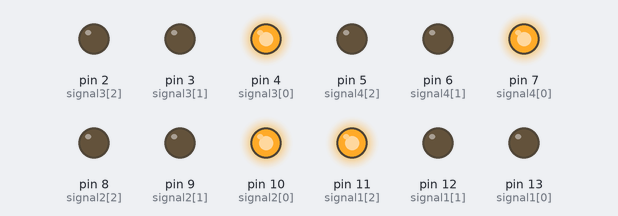
This sketch was run on a simulated Arduino Uno, built with avr-gcc and run on an emulated ATmega328P. Parts: output pins drawn as LEDs (lit = HIGH).

Above: at 3.5 s.
At 12.5 s:
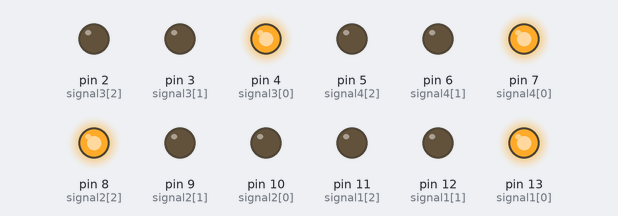
At 17.0 s:
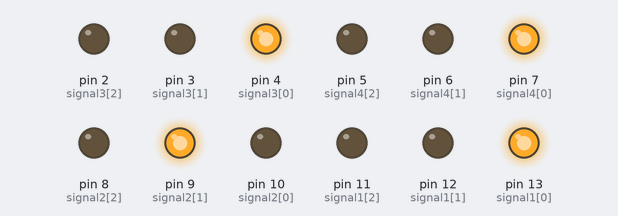
At 21.5 s:
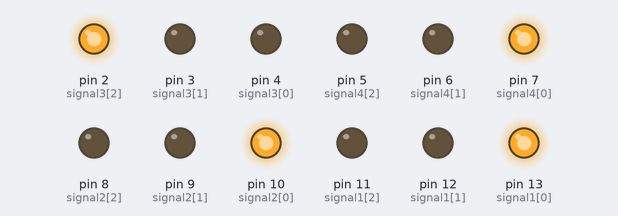
At 30.5 s:
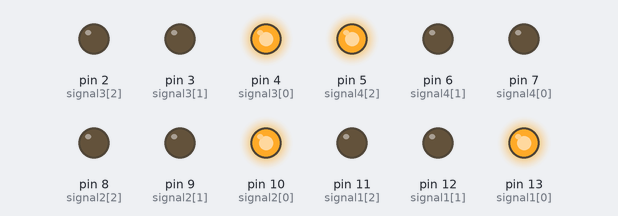
At 44.0 s:
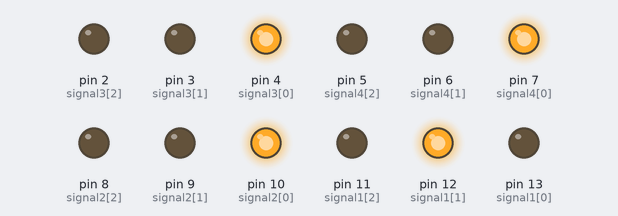
Timing chart, 0 to 46.8 s (numbered marks = the images above):
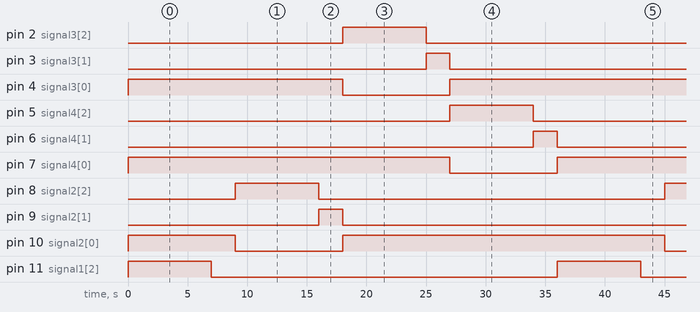

Measured:
- by itself, pin 2 (signal3[2]), pin 5 (signal4[2]), pin 8 (signal2[2]), pin 11 (signal1[2]): alternates HIGH for 7.0 s and LOW for 29.0 s
- by itself, pin 3 (signal3[1]), pin 6 (signal4[1]), pin 9 (signal2[1]), pin 12 (signal1[1]): alternates HIGH for 2.0 s and LOW for 34.0 s
- by itself, pin 4 (signal3[0]), pin 10 (signal2[0]): repeats every 36.0 s: LOW 9.0 s, HIGH 27.0 s
- by itself, pin 7 (signal4[0]), pin 13 (signal1[0]): alternates HIGH for 27.0 s and LOW for 9.0 s

The sketch:

TrafficSignalSim.ino
```cpp
int signal1[] = {13, 12, 11};
int signal2[] = {10, 9, 8};
int signal3[] = {4, 3, 2};
int signal4[] = {7, 6, 5};
int redDelay = 7000;
int yellowDelay = 2000;

void setup() {
  // Declaring all the LED's as output
  for (int i = 0; i < 3; i++) {
    pinMode(signal1[i], OUTPUT);
    pinMode(signal2[i], OUTPUT);
    pinMode(signal3[i], OUTPUT);
    pinMode(signal4[i], OUTPUT);
  }
}

void loop() {
  // Making Green LED at signal 1 and red LED's at other signal HIGH
  digitalWrite(signal1[2], HIGH);
  digitalWrite(signal1[0], LOW);
  digitalWrite(signal2[0], HIGH);
  digitalWrite(signal3[0], HIGH);
  digitalWrite(signal4[0], HIGH);
  delay(redDelay);

  // Making Green LED at signal 1 LOW and making yellow LED at signal 1 HIGH for 2 seconds
  digitalWrite(signal1[1], HIGH);
  digitalWrite(signal1[2], LOW);
  delay(yellowDelay);
  digitalWrite(signal1[1], LOW);

  // Repeat the same structure for signals 2, 3, and 4
  digitalWrite(signal1[0], HIGH);
  digitalWrite(signal2[2], HIGH);
  digitalWrite(signal2[0], LOW);
  digitalWrite(signal3[0], HIGH);
  digitalWrite(signal4[0], HIGH);
  delay(redDelay);

  digitalWrite(signal2[1], HIGH);
  digitalWrite(signal2[2], LOW);
  delay(yellowDelay);
  digitalWrite(signal2[1], LOW);

  digitalWrite(signal1[0], HIGH);
  digitalWrite(signal2[0], HIGH);
  digitalWrite(signal3[2], HIGH);
  digitalWrite(signal3[0], LOW);
  digitalWrite(signal4[0], HIGH);
  delay(redDelay);

  digitalWrite(signal3[1], HIGH);
  digitalWrite(signal3[2], LOW);
  delay(yellowDelay);
  digitalWrite(signal3[1], LOW);

  digitalWrite(signal1[0], HIGH);
  digitalWrite(signal2[0], HIGH);
  digitalWrite(signal3[0], HIGH);
  digitalWrite(signal4[2], HIGH);
  digitalWrite(signal4[0], LOW);
  delay(redDelay);

  digitalWrite(signal4[1], HIGH);
  digitalWrite(signal4[2], LOW);
  delay(yellowDelay);
  digitalWrite(signal4[1], LOW);
}
```
